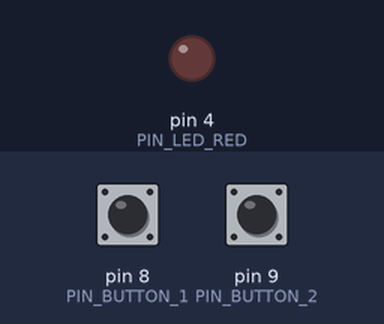
A program run on a simulated Arduino Uno, built with avr-gcc and run on an emulated ATmega328P. Shown: output pins drawn as LEDs (lit = HIGH). Dashed ring = blinking. Inputs (shaded band) come from the test bench; at power-on: pin 8 (PIN_BUTTON_1) HIGH, pin 9 (PIN_BUTTON_2) HIGH.

Above: at 1.2 s.
1.3 s: pin 8 (PIN_BUTTON_1) pulled LOW for 0.15 s
At 1.7 s:
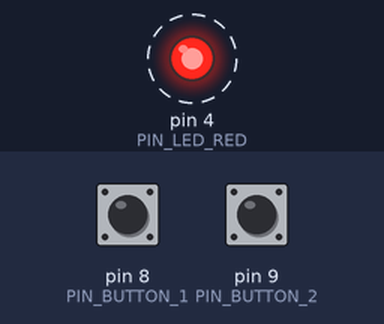
4.4 s: pin 9 (PIN_BUTTON_2) pulled LOW for 0.15 s
At 4.8 s:
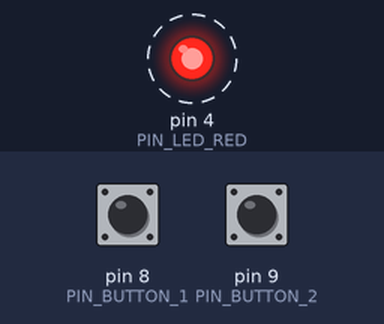
7.5 s: pin 8 (PIN_BUTTON_1) pulled LOW for 3.2 s
Timing chart, 0 to 13.4 s (numbered marks = the images above; inputs shaded):
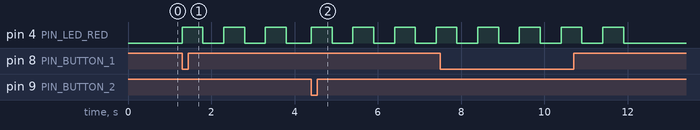

Measured:
- after the input at 1.3 s, pin 4 (PIN_LED_RED): alternates HIGH for 0.50 s and LOW for 0.50 s, starting at once
- after the input at 4.4 s, pin 4 (PIN_LED_RED): alternates HIGH for 0.50 s and LOW for 0.50 s, starting at once

The program:

main.cpp
```cpp
#include <Arduino.h>

const int PIN_LED_RED = 4;    // The Number of the red LED pin.
const int PIN_BUTTON_1 = 8;   // The number of the button 1 (KEY1) pin.
const int PIN_BUTTON_2 = 9;   // The number of the button 1 (KEY1) pin.
int buttonState_1 = 0;  // Keep track of the button 1 state.
int buttonState_2 = 0;  // Keep track of the button 1 state.
int lastButtonState_1 = 1;
int lastButtonState_2 = 1;

void setup() {
  // put your setup code here, to run once:
  pinMode(PIN_LED_RED, OUTPUT);
  pinMode(PIN_BUTTON_1, INPUT_PULLUP); // Internal pullup as there is no pullup resistor on the Rich Shield.
  pinMode(PIN_BUTTON_2, INPUT_PULLUP); // Internal pullup as there is no pullup resistor on the Rich Shield.
}

void LedKnipper3() {
  buttonState_1 = digitalRead(PIN_BUTTON_1);
  if (buttonState_1 != lastButtonState_1) {
    if (buttonState_1 == LOW) {
      for (int i = 0; i < 3; i++) {
        digitalWrite(PIN_LED_RED, HIGH);
        delay(500);
        digitalWrite(PIN_LED_RED, LOW);
        delay(500);
       }
    }
  }
  lastButtonState_1 = buttonState_1;
}

void LedKnipper5(int aantalKnipper) {
  buttonState_2 = digitalRead(PIN_BUTTON_2);
  if (buttonState_2 != lastButtonState_2) {
    if (buttonState_2 == LOW) {
      for (int i = 0; i < aantalKnipper; i++) {
        digitalWrite(PIN_LED_RED, HIGH);
        delay(500);
        digitalWrite(PIN_LED_RED, LOW);
        delay(500);
       }
    }
  }
  lastButtonState_2 = buttonState_2;
}

void loop() {
  // put your main code here, to run repeatedly:
  LedKnipper3();
  LedKnipper5(5);
}
```
